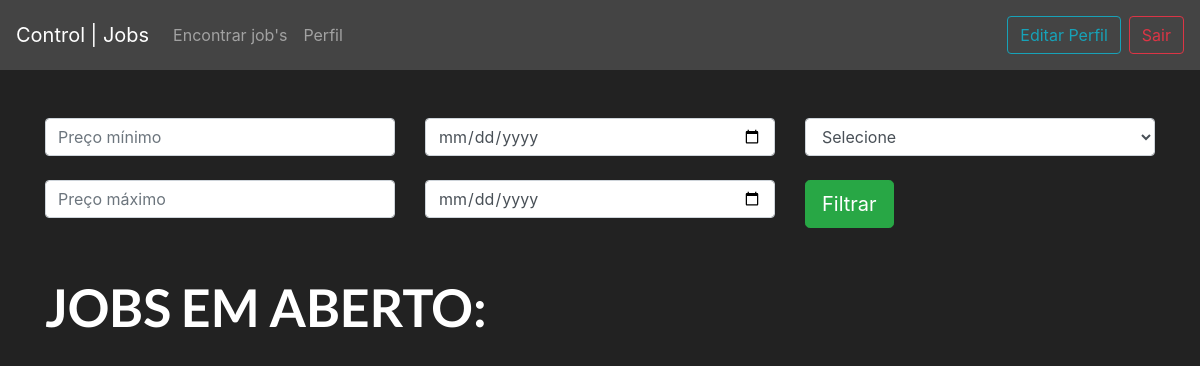
/jobs/encontrar_jobs (signed in), run on an earlier commit of the app's database.
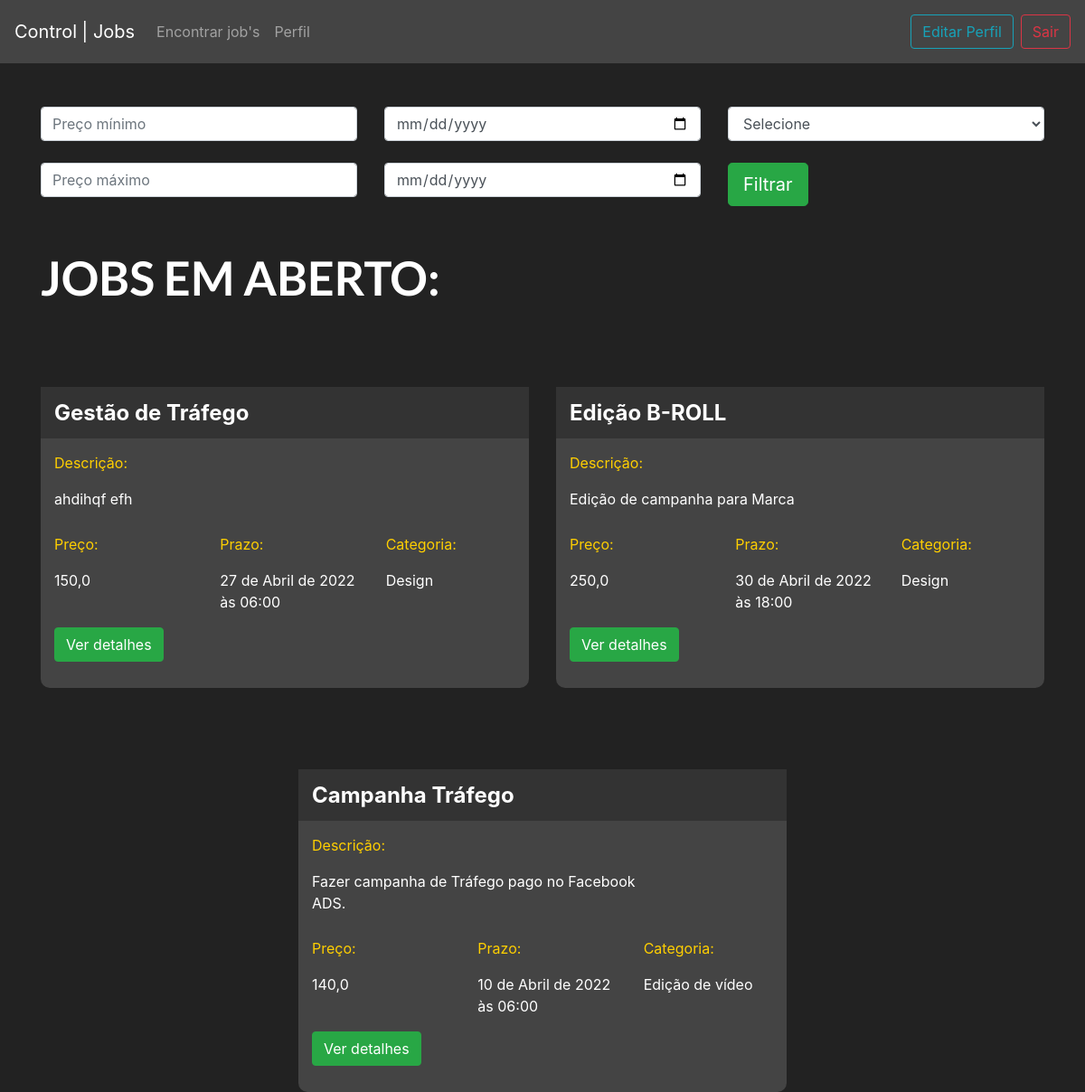
And on a later commit of the database.
### jobs/models.py (models this page shows, shortened)
class Jobs(models.Model):
    categoria_choices = (('D', 'Design'),
                         ('EV', 'Edição de Vídeo'),
                         ('MD', 'Marketing Digital'),
                         ('LP', 'Landing Page'))
    status_choices = (('C', 'Em criação'),
                      ('AA', 'Aguardando aprovação'),
                      ('F', 'Finalizado'))
    titulo = models.CharField(max_length=200)
    descricao = models.TextField()
    categoria = models.CharField(max_length=4, choices=categoria_choices, default='D')
    prazo_entrega = models.DateTimeField()
    preco = models.FloatField()
    referencias = models.ManyToManyField(Referencias)
    profissional = models.ForeignKey(User, on_delete=models.DO_NOTHING, null=True, blank=True)
    reservado = models.BooleanField(default=False)
    status = models.CharField(max_length=2, default='C')
    arquivo_final = models.FileField(null=True, blank=True)

### jobs/views.py (the view)
# urls.py: path('encontrar_jobs', views.encontrar_jobs, name="encontrar_jobs"),
@login_required(login_url='/auth/login')
def encontrar_jobs(request):
    if request.method == "GET":
        preco_minimo = request.GET.get('preco_minimo')
        preco_maximo = request.GET.get('preco_maximo')
        prazo_minimo = request.GET.get('prazo_minimo')
        prazo_maximo = request.GET.get('prazo_maximo')
        categoria = request.GET.get('categoria')
        if preco_minimo or preco_maximo or prazo_minimo or prazo_maximo or categoria:
            if not preco_minimo:
                preco_minimo = 0
            if not preco_maximo:
                preco_maximo = 999999
            if not prazo_minimo:
                prazo_minimo = datetime(year=1900, month=1, day=1)
            if not prazo_maximo:
                prazo_maximo = datetime(year=3000, month=1, day=1)
            if categoria == ["D",]:
                categoria = ["D",]
            elif categoria == "EV":
                categoria = ["EV",]
            jobs = Jobs.objects.filter(preco__gte=preco_minimo)\
                .filter(preco__lte=preco_maximo)\
                .filter(prazo_entrega__gte=prazo_minimo)\
                .filter(prazo_entrega__lte=prazo_maximo)\
                .filter(categoria__in=categoria)\
                .filter(reservado=False)
        else:
            jobs = Jobs.objects.filter(reservado=False)
        return render(request, 'encontrar_jobs.html', {'jobs': jobs})

### jobs/models.py (called while the page is built)
    def __str__(self) -> str:
        return self.arquivo.url

### jobs/templates/encontrar_jobs.html (shortened to what this page needs)
{% extends 'base.html' %}
{% load static %}
{% block 'head' %}
<link rel="stylesheet" href="{% static 'jobs/css/encontrar_jobs.css' %}">
{% endblock %}
{% block 'body' %}
    <div class="container">
    <br>
    <br>
        <div class="row">
            <div class="col-sm">
            <form action="{% url 'encontrar_jobs' %}" method="GET">{% csrf_token %}
                <input type="text" class="form-control" placeholder="Preço mínimo" name="preco_minimo">
                <br>
                <input type="text" class="form-control" placeholder="Preço máximo" name="preco_maximo">
            </div>
            <div class="col-sm">
                <input type="date" class="form-control" name="prazo_minimo">
                <br>
                <input type="date" class="form-control" name="prazo_maximo">
            </div>
            <div class="col-sm">
                <select class="form-control" name="categoria">
                    <option value="S">Selecione</option>
                </select>
                <br>
                <input type="submit" class="btn btn-success btn-lg" value="Filtrar">
            </div>
        </div>
        <br>
        <br>
        <h2 class="titulo">JOBS EM ABERTO:</h2>
        <div class="row justify-content-around">
            {% for job in jobs %}
            <div class="col-6 row-card">
                <div class="card-job">
                    <div class="header-job">
                       <h4 class="titulo-job">{{ job.titulo }}</h4>
                    </div>
                    <div class="body-job">
                        <p class="titulo-body">Descrição:</p>
                        <div style="width: 70%">
                            <p>{{ job.descricao }}</p>
                        </div>
                        <div class="row">
                            <div class="col-4">
                                <p class="titulo-body">Preço:</p>
                                <p>{{ job.preco }}</p>
                            </div>
                            <div class="col-4">
                                <p class="titulo-body">Prazo:</p>
                                <p>{{ job.prazo_entrega }}</p>
                            </div>
                            <div class="col-4">
                                <p class="titulo-body">Categoria:</p>
                                <p>{% if job.categoria == 'D'%}
                                    Design
                                {% else %}
                                    Edição de vídeo
                                {% endif%}</p>
                            </div>
                        </div>
                        <button class="btn btn-success" data-toggle="modal" data-target="#modal-{{job.id}}">Ver detalhes</button>
                        <br>
                        <br>
                    </div>
                </div>
            </div>
        {% endfor %}
        </div>
    </div>
{% endblock %}

What changed in the data, as far as the page shows it:
now on this page (row edited): Jobs: titulo "Gestão de Tráfego", descricao "ahdihqf efh", preco "150,0", prazo_entrega "27 de Abril de 2022 às 06:00", categoria "Design"
now on this page (row edited): Jobs: titulo "Edição B-ROLL", descricao "Edição de campanha para Marca", preco "250,0", prazo_entrega "30 de Abril de 2022 às 18:00", categoria "Design"
added Jobs: titulo "Campanha Tráfego", descricao "Fazer campanha de Tráfego pago no Facebook ADS.", preco "140,0", prazo_entrega "10 de Abril de 2022 às 06:00", categoria "Edição de vídeo"
